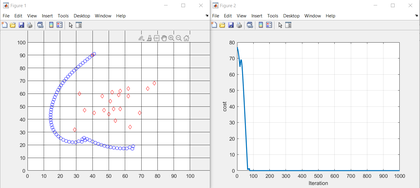
%> input picture PFM/initial.PNG, 420 x 188 px, shrunk from 1403 x 627 before the run
$ octave lab4_PFM_Shravani_17070123120.m   (GNU Octave 9; MATLAB toolbox functions it lacks are replaced by stand-ins)
%> lines starting %> are read from the running program, lines starting %| are printed output that depends on the picture
### PFM/CreateModel.m
%
%
% Project Title: Simulated Magnetism (SM) based Path Optimization for Target seeking multi robots
%
% Developer: Shripad V Deshpande
%
% Contact Info: deshpande.shripad2@gmail.com
%
%

function model=CreateModel()

    MaxNrobots=1;   % Max no of robots
    MaxNtargets=1;  % Max no pf targets
    MaxNobstacles=40; % Max no. of obstacles

    %rx=randi([25,75],MaxNrobots,1); % x coordinates of robots
    %ry=randi([10,30],MaxNrobots,1); % y coordinates of robots
    rx=[65];ry=[19];
    %tx=randi([10,90],MaxNtargets,1); % x coordinates of targets
    %ty=randi([60,90],MaxNtargets,1); % y coordinates of targets
    tx=[40];ty=[90];

    ox=randi([20,80],MaxNobstacles,1); % x coordinates of obstacles
    oy=randi([30,70],MaxNobstacles,1); % y coordinates of obstacles
    %ox=[50 60 45 ];oy=[50 60 80];

    coa=zeros(MaxNrobots,MaxNtargets);  % Coefficientof attraction
    cor=zeros(MaxNrobots,MaxNobstacles); % Coefficient of repulsion

    coa(1,1)=10; %R1 seeks T3 with priority 10
    for j=1:MaxNobstacles
        cor(1,j)=0.05;
    end
% [14 lines of commented-out code are left out]
    model.r.x=rx;
    model.r.y=ry;
    model.t.x=tx;
    model.t.y=ty;
    model.o.x=ox;
    model.o.y=oy;
    model.coa=coa;
    model.cor=cor;
    model.path=path;

end

### PFM/drawField.m
%
%
% Project Title: Simulated Magnetism (SM) based Path Optimization for Target seeking multi robots
%
% Developer: Shripad V Deshpande
%
% Contact Info: deshpande.shripad2@gmail.com
%
%

function drawField(ax,model)
    scatter(ax,model.r.x,model.r.y,40,'b','c');
    ax.XAxis.Limits=[0 100] ;
    ax.YAxis.Limits=[0 100] ;
    ax.XAxis.LimitsMode='manual' ;
    ax.YAxis.LimitsMode='manual' ;
    ax.XGrid='on';
    ax.YGrid='on';
    ax.TickLength=[10 10];

    hold on ;
    scatter(ax,model.t.x,model.t.y,40,'r','s');
    hold off ;

    hold on ;
    scatter(ax,model.o.x,model.o.y,40,'r','d');
    hold off ;
end

### PFM/sm.m
%
%
% Project Title: Simulated Magnetism (SM) based Path Optimization for Target seeking multi robots
%
% Developer: Shripad V Deshpande
%
% Contact Info: deshpande.shripad2@gmail.com
%

clc;
clear;
close all;

%% Problem Definition

model=CreateModel();

figure(1);
ax=gca;

drawField(ax,model);
tolerence=0.00001;
MaxNrobots=numel(model.r.x);
MaxNtargets=numel(model.t.x);
MaxNobstacles=numel(model.o.x);

%% SM Parameters

step=2;      % Step size for robot movement

%% SM Main Loop

cost_increasing=0;
cost_toggling=0;
it=1; % Iterations
drt = zeros(MaxNrobots, MaxNtargets); % dist between robot and target
dro = zeros(MaxNrobots, MaxNobstacles); % dist between robot and obstacles
fa = zeros(MaxNrobots, MaxNtargets) ;
theta_a = zeros(MaxNrobots, MaxNtargets) ;
fr = zeros(MaxNrobots, MaxNobstacles) ;
theta_r = zeros(MaxNrobots, MaxNobstacles) ; %angle of movement
f_res = zeros(1, MaxNrobots);
theta_res = zeros(1, MaxNrobots);
cost = zeros(1,1000);
cost(1)=Inf;
while true
    it = it+1; %iteration no. it = 1 is skipped because in each iteration cost is compared with prev
    if it >= 1000
        break; % Too many iterations - stop it- iteration of the robot and target distance is less than certain value
    end
    % Calculate distance of robot from all targets
    for i=1:MaxNrobots
        for j=1:MaxNtargets
            drt(i,j)=sqrt((model.r.x(i)-model.t.x(j))^2 + (model.r.y(i)-model.t.y(j))^2);
        end
    end
    % Calculate distance of robot from all obstacles. Note that ever.y robot is
    % an obstacle for all other robots
    for i=1:MaxNrobots
        for j=1:MaxNobstacles
            dro(i,j)=sqrt((model.r.x(i)-model.o.x(j))^2 + (model.r.y(i)-model.o.y(j))^2);
        end
%        for k=1:MaxNrobots
%            dro(i,MaxNobstacles+k)=sqrt((r.x(i)-r.x(k))^2 + (r.y(i)-r.y(k))^2);
%        end
    end

    % Calculate attractive and repulsive forces on the robot
    for i=1:MaxNrobots
        for j=1:MaxNtargets
            fa(i,j)=model.coa(i,j)/(drt(i,j)^2) ;
            delx = model.t.x(j)-model.r.x(i) ;
            dely = model.t.y(j)-model.r.y(i) ;
            % if tan inverse is going to be infinite, take care of it
            if(delx < tolerence && delx > -tolerence)
                theta_a(i,j) = pi/2 ;
            else
                theta_a(i,j)=atan(dely/delx) ;
            end
            % Adjust for quadrant - quadrant II & III - add pi and quadrant
            % IV add 2*pi
            if delx < -tolerence
                theta_a(i,j) = theta_a(i,j) + pi ;
            else
                if dely < -tolerence
                    theta_a(i,j) = theta_a(i,j) + (2*pi);
                end
            end
        end
        for k=1:MaxNobstacles
            fr(i,k)=model.cor(i,k)/(dro(i,k)^2) ;
            delx = model.o.x(k)-model.r.x(i) ;
            dely = model.o.y(k)-model.r.y(i) ;
            % if tan inverse is going to be infinite, take care of it
            if(delx < tolerence && delx > -tolerence) % delx is almost 0
                theta_r(i,k) = pi/2 ;
            else
                theta_r(i,k)=atan(dely/delx) ;
            end
            % Adjust for quadrant - quadrant II & III - add pi and quadrant
            % IV add 2*pi
            if delx < -tolerence
                theta_r(i,k) = theta_r(i,k) + pi ;
            else
                if dely < -tolerence
                    theta_r(i,k) = theta_r(i,k) + (2*pi);
                end
            end
        end
        % Resultant force and direction
        xComp = sum(fa(i,:).*cos(theta_a(i,:)))-sum(fr(i,:).*cos(theta_r(i,:)));
        yComp = sum(fa(i,:).*sin(theta_a(i,:)))-sum(fr(i,:).*sin(theta_r(i,:)));
        f_res(i) = sqrt(yComp^2+xComp^2);
        % if tan inverse is going to be infinite, take care of it
        if (xComp < tolerence && xComp > -tolerence)  % xComp is almost 0
            theta_res(i) = pi/2 ;
        else
            theta_res(i) = atan(yComp/xComp);
        end
        % Adjust for quadrant - quadrant II & III - add pi and quadrant
        % IV add 2*pi
        if xComp <= -tolerence
            theta_res(i) = theta_res(i) + pi ;
        else
            if yComp <= -tolerence
                theta_res(i) = theta_res(i) + (2*pi);
            end
        end

    % Move robots in their respective resultant directions
    % The increment to move would be ideally proportional to the resultant
    % force but here constant increment is taken for simpler analysis

        delta= step ;   % delta = f_res(i)/ sum(f_res) ;
        model.r.x(i) = model.r.x(i) + delta*cos(theta_res(i));
        model.r.y(i) = model.r.y(i) + delta*sin(theta_res(i));
    end

    % Calculate cost at the end of this iteration
    % Cost = summation of distances of all robots from their respective targets
    cost(it)=0;
    for i=1:MaxNrobots
        for j=1:MaxNtargets
            if model.coa(i,j) <= 0
                continue; % skip the target if it is not on this robots list of attraction
            end
            cost(it) = cost(it) + sqrt((model.r.x(i)-model.t.x(j))^2 + (model.r.y(i)-model.t.y(j))^2);
        end
    end

    % Show Iteration Information
    disp(['Iteration ' num2str(it) ': Cost = ' num2str(cost(it))]);

    % Plot Current State
    %figure(1);
    %hold on
    %axis manual
    %gplotmatrix(model.r.x,model.r.y);
    redraw(ax,model);
    %hold off;
    pause(0.1);

    if cost(it) >= cost(it-1)
        cost_increasing = cost_increasing + 1 ;
    else
        cost_increasing=0;
    end
    if cost_increasing > 10
        disp('Cost increasing for consecutive 10 iterations. Stop it !!!');
        break;
    end

    if it > 3
        if (cost(it-1) > cost(it-2) && cost(it) > cost(it-1))
            cost_toggling=0;
        else
            if (cost(it-1) < cost(it-2) && cost(it) < cost(it-1))
                cost_toggling=0;
            else
                cost_toggling = cost_toggling + 1 ;
                if cost_toggling > 10
                    disp('Cost toggling. End reached. Stop it !!!');
                    break ;
                end
            end
        end
    end
end

%% Results

figure;
plot(cost,'LineWidth',2);
xlabel('Iteration');
ylabel('cost');
grid on;

### PFM/lab4_PFM_Shravani_17070123120.m
%% Experiment 4: Potential Field Method
% Name: Ventrapragada Sai Shravani
%
% PRN:17070123120
%
% Batch: G-5 (E&TC)
%
% Project Title: Simulated Magnetism (SM) based Path Optimization for Target seeking multi robots
%
% Developer: Shripad V Deshpande
%
% Contact Info: deshpande.shripad2@gmail.com
%
%% Theory
% Attractive-Repulsive Potential method is based on attractive
% potential field due to the target and repulsive potential field due to
% the obstacles of the world. The sum of these two potential gives us the
% current potential of the robot and the negative gradient of that sum gives
% us the replacement vector.


%% Outputs
% Initial input with 20 obstacles and repulsion factor =0.1
I = imread('initial.png');
%> I is the input picture: size 188x420x3 uint8; mean R, G, B 241.3, 241.6, 242.5
imshow(I)
%%
% Output with 60 Obstacles and repulsion factor =0.1
Img = imread('60.png');
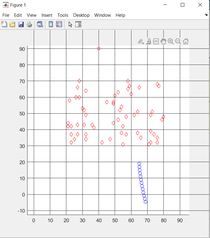
%> input picture PFM/60.PNG, 210 x 238 px, shrunk from 703 x 796 before the run
%> Img is the input picture: size 238x210x3 uint8; mean R, G, B 240.9, 240, 240.2
%> in drawField, `scatter(ax,model.r.x,model.r.y,40,'b','c');`:
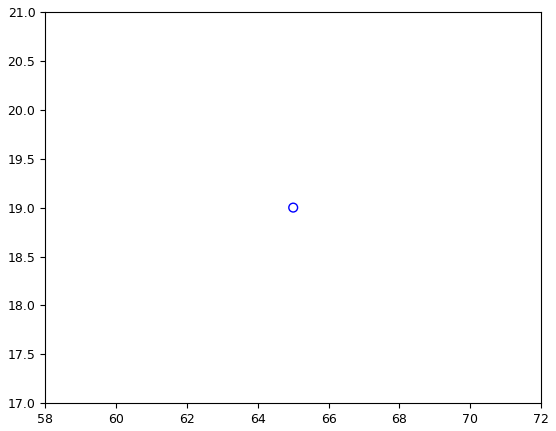
%> figure redrawn from the program's plot data
%> the run ends on the next line
imshow(Img)
%% Changed code output with repulsion factor = 0.05 and obstancles 40
sm;
